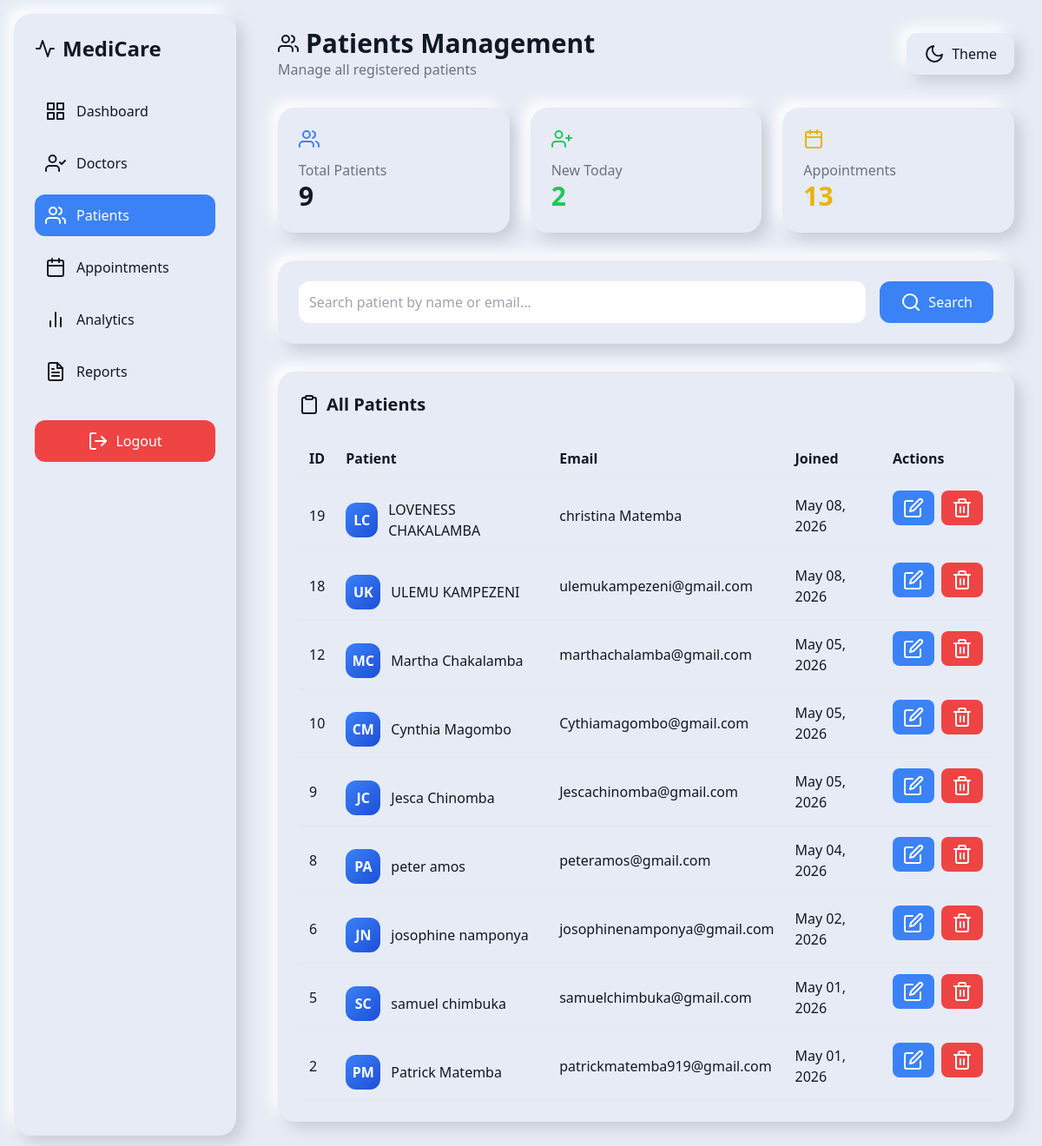
Screenshot of /patients.php (signed in) with the database file from the repository.
### tables this page shows
CREATE TABLE IF NOT EXISTS `users` (
  `id` int NOT NULL AUTO_INCREMENT,
  `name` varchar(100) NOT NULL,
  `email` varchar(150) NOT NULL,
  `national_identification` varchar(50) NOT NULL,
  `password` varchar(255) NOT NULL,
  `role` enum('patient','doctor','admin') NOT NULL DEFAULT 'patient',
  `created_at` timestamp NULL DEFAULT CURRENT_TIMESTAMP,
  `status` varchar(20) DEFAULT 'active',
  `profile_image` varchar(255) DEFAULT NULL,
  PRIMARY KEY (`id`),
  UNIQUE KEY `email` (`email`),
  UNIQUE KEY `national_identification` (`national_identification`)
);

### patients.php (the view, shortened to what this page needs)
<?php
require "db.php";
$search = trim($_GET['search'] ?? '');
$sql = "
    SELECT *
    FROM users
    WHERE role='patient'
";
$sql .= " ORDER BY id DESC";
$patients = $conn->query($sql);
$totalPatients = $conn->query("
    SELECT COUNT(*) total
    FROM users
    WHERE role='patient'
")->fetch_assoc()['total'];
$newPatientsToday = $conn->query("
    SELECT COUNT(*) total
    FROM users
    WHERE role='patient'
    AND DATE(created_at)=CURDATE()
")->fetch_assoc()['total'];
$totalAppointments = $conn->query("
    SELECT COUNT(*) total
    FROM appointments
")->fetch_assoc()['total'];
?>
<!DOCTYPE html>
<html lang="en">
<head>
<script src="https://cdn.tailwindcss.com"></script>
</head>
<body class="bg-[#e6ebf5] dark:bg-[#0B1220] text-gray-900 dark:text-white">
<div class="flex min-h-screen">
    <aside class="w-64 card m-4 p-6">
        <h1 class="text-2xl font-bold mb-8 flex items-center gap-2">
            <i data-feather="activity"></i>
            MediCare
        </h1>
        <nav class="space-y-3">
            <a href="admin.php"
               class="sidebar-link flex items-center gap-3 p-3 rounded-xl">
                <i data-feather="grid"></i>
                Dashboard
            </a>
            <a href="doctors.php"
               class="sidebar-link flex items-center gap-3 p-3 rounded-xl">
                <i data-feather="user-check"></i>
                Doctors
            </a>
            <a href="patients.php"
               class="sidebar-link flex items-center gap-3 p-3 rounded-xl bg-blue-500 text-white">
                <i data-feather="users"></i>
                Patients
            </a>
            <a href="appointments.php"
               class="sidebar-link flex items-center gap-3 p-3 rounded-xl">
                <i data-feather="calendar"></i>
                Appointments
            </a>
            <a href="analytics.php"
               class="sidebar-link flex items-center gap-3 p-3 rounded-xl">
                <i data-feather="bar-chart-2"></i>
                Analytics
            </a>
            <a href="reports.php"
               class="sidebar-link flex items-center gap-3 p-3 rounded-xl">
                <i data-feather="file-text"></i>
                Reports
            </a>
        </nav>
        <a href="logout.php"
           class="mt-8 flex items-center justify-center gap-2 bg-red-500 text-white p-3 rounded-xl">
            <i data-feather="log-out"></i>
            Logout
        </a>
    </aside>
    <main class="flex-1 p-8">
        <div class="flex justify-between items-center mb-8">
            <div>
                <h2 class="text-3xl font-bold flex items-center gap-2">
                    <i data-feather="users"></i>
                    Patients Management
                </h2>
                <p class="text-gray-500 dark:text-gray-400">
                    Manage all registered patients
                </p>
            </div>
            <button onclick="toggleTheme()"
                class="card px-5 py-3 rounded-xl flex items-center gap-2">
                <i data-feather="moon"></i>
                Theme
            </button>
        </div>
        <div class="grid grid-cols-1 md:grid-cols-3 gap-6 mb-8">
            <div class="card p-6">
                <i data-feather="users" class="text-blue-500 mb-3"></i>
                <p class="text-gray-500">Total Patients</p>
                <h3 class="text-3xl font-bold"><?= $totalPatients ?></h3>
            </div>
            <div class="card p-6">
                <i data-feather="user-plus" class="text-green-500 mb-3"></i>
                <p class="text-gray-500">New Today</p>
                <h3 class="text-3xl font-bold text-green-500">
                    <?= $newPatientsToday ?>
                </h3>
            </div>
            <div class="card p-6">
                <i data-feather="calendar" class="text-yellow-500 mb-3"></i>
                <p class="text-gray-500">Appointments</p>
                <h3 class="text-3xl font-bold text-yellow-500">
                    <?= $totalAppointments ?>
                </h3>
            </div>
        </div>
        <div class="card p-6 mb-8">
            <form method="GET" class="flex flex-col md:flex-row gap-4">
                <input
                    type="text"
                    name="search"
                    value="<?= htmlspecialchars($search) ?>"
                    placeholder="Search patient by name or email..."
                    class="w-full p-3 rounded-xl text-black"
                >
                <button class="bg-blue-500 text-white px-6 py-3 rounded-xl flex items-center gap-2">
                    <i data-feather="search"></i>
                    Search
                </button>
            </form>
        </div>
        <div class="card p-6 overflow-x-auto">
            <h3 class="text-xl font-bold mb-6 flex items-center gap-2">
                <i data-feather="clipboard"></i>
                All Patients
            </h3>
            <table class="w-full text-left">
                <thead>
                    <tr class="border-b">
                        <th class="p-3">ID</th>
                        <th class="p-3">Patient</th>
                        <th class="p-3">Email</th>
                        <th class="p-3">Joined</th>
                        <th class="p-3">Actions</th>
                    </tr>
                </thead>
                <tbody>
                <?php if($patients->num_rows > 0): ?>
                    <?php while($p = $patients->fetch_assoc()):
                    $nameParts = explode(" ", $p['name']);
                    $initials = strtoupper(
                        $nameParts[0][0] .
                        (isset($nameParts[1]) ? $nameParts[1][0] : '')
                    );
                    ?>
                    <tr class="border-b hover:bg-gray-100 dark:hover:bg-gray-800">
                        <td class="p-3"><?= $p['id'] ?></td>
                        <td class="p-3 flex items-center gap-3">
                            <div class="avatar w-10 h-10 rounded-xl flex items-center justify-center text-white font-bold">
                                <?= $initials ?>
                            </div>
                            <span class="font-medium">
                                <?= htmlspecialchars($p['name']) ?>
                            </span>
                        </td>
                        <td class="p-3">
                            <?= htmlspecialchars($p['email']) ?>
                        </td>
                        <td class="p-3">
                            <?= date("M d, Y", strtotime($p['created_at'])) ?>
                        </td>
                        <td class="p-3 flex gap-2">
                            <a href="edit_user.php?id=<?= $p['id'] ?>"
                               class="bg-blue-500 text-white px-3 py-2 rounded-lg">
                                <i data-feather="edit"></i>
                            </a>
                            <a href="delete_user.php?id=<?= $p['id'] ?>"
                               onclick="return confirm('Delete this patient?')"
                               class="bg-red-500 text-white px-3 py-2 rounded-lg">
                                <i data-feather="trash-2"></i>
                            </a>
                        </td>
                    </tr>
                    <?php endwhile; ?>
                <?php endif; ?>
                </tbody>
            </table>
        </div>
    </main>
</div>
</body>
</html>

### patients.php (style rules this page uses)
.card { background:#e6ebf5; border-radius:20px; box-shadow: 8px 8px 16px #c8ced9, -8px -8px 16px #ffffff; transition:0.3s ease; }
.avatar { background:linear-gradient(135deg,#3B82F6,#1D4ED8); }

### rows the page displays
users: id "19", name "LC", name "LOVENESS CHAKALAMBA", email "christina Matemba", created_at "May 08, 2026"
users: id "18", name "UK", name "ULEMU KAMPEZENI", email "ulemukampezeni@gmail.com", created_at "May 08, 2026"
users: id "12", name "MC", name "Martha Chakalamba", email "marthachalamba@gmail.com", created_at "May 05, 2026"
users: id "10", name "CM", name "Cynthia Magombo", email "Cythiamagombo@gmail.com", created_at "May 05, 2026"
users: id "9", name "JC", name "Jesca Chinomba", email "Jescachinomba@gmail.com", created_at "May 05, 2026"
users: id "8", name "PA", name "peter amos", email "peteramos@gmail.com", created_at "May 04, 2026"
users: id "6", name "JN", name "josophine namponya", email "josophinenamponya@gmail.com", created_at "May 02, 2026"
users: id "5", name "SC", name "samuel chimbuka", email "samuelchimbuka@gmail.com", created_at "May 01, 2026"
users: id "2", name "PM", name "Patrick Matemba", email "patrickmatemba919@gmail.com", created_at "May 01, 2026"

### other values shown
$totalPatients "9"
$newPatientsToday "2"
$totalAppointments "13"
